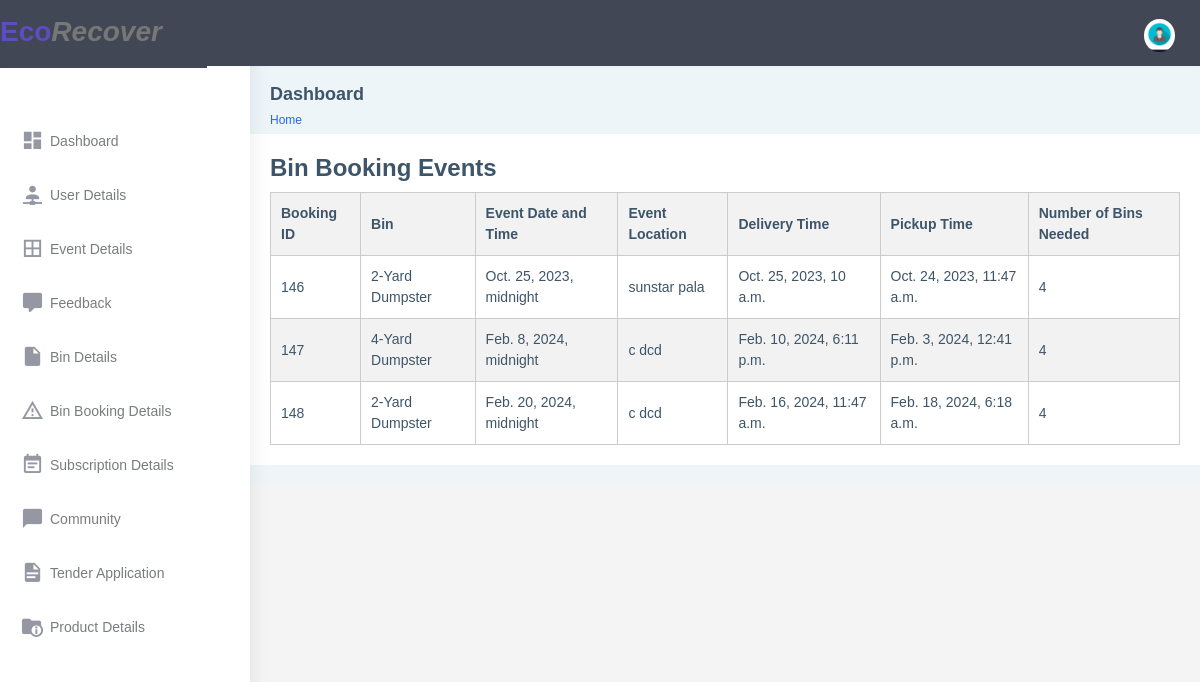
Screenshot of /bin-booking-events/ (signed in) with the database file from the repository.
### app32/models.py (models this page shows, shortened)
class BinBookingEvent(models.Model):
    booking_id = models.AutoField(primary_key=True)  # Primary key for the booking
    bin = models.ForeignKey(BinEvent, on_delete=models.CASCADE)  # ForeignKey to link to a Bin
    event_date_time = models.DateTimeField()
    event_location = models.CharField(max_length=255)
    delivery_time = models.DateTimeField()
    pickup_time = models.DateTimeField()
    number_of_bins_needed = models.PositiveIntegerField()  # New field for the number of bins needed

class BinEvent(models.Model):
    bin_id = models.CharField(max_length=20, primary_key=True)
    title = models.CharField(max_length=100)
    size = models.CharField(max_length=50)
    capacity = models.CharField(max_length=50)
    description = models.TextField()
    image = models.ImageField(upload_to='bin_images/', null=True, blank=True)
    number_of_bins = models.PositiveIntegerField(default=0)  # Add this field
    def __str__(self):
        return self.title

### app32/views.py (the view)
# urls.py: path('bin-booking-events/', views.display_bin_booking_events, name='display_bin_booking_events'),
@never_cache
@login_required(login_url='loginn')
def display_bin_booking_events(request):
    bin_booking_events = BinBookingEvent.objects.all()
    context = {'bin_booking_events': bin_booking_events}
    return render(request, 'admin/bin_booking_events.html', context)

### templates/admin/bin_booking_events.html (shortened to what this page needs)
 {% extends 'base.html' %}
 {% load static %}
 {% block content %}
<body>
    <h1>Bin Booking Events</h1>
    <table>
        <thead>
            <tr>
                <th>Booking ID</th>
                <th>Bin</th>
                <th>Event Date and Time</th>
                <th>Event Location</th>
                <th>Delivery Time</th>
                <th>Pickup Time</th>
                <th>Number of Bins Needed</th>
            </tr>
        </thead>
        <tbody>
            {% for event in bin_booking_events %}
            <tr>
                <td>{{ event.booking_id }}</td>
                <td>{{ event.bin }}</td>
                <td>{{ event.event_date_time }}</td>
                <td>{{ event.event_location }}</td>
                <td>{{ event.delivery_time }}</td>
                <td>{{ event.pickup_time }}</td>
                <td>{{ event.number_of_bins_needed }}</td>
            </tr>
            {% endfor %}
        </tbody>
    </table>
</body>
</html>
{% endblock content %}

### templates/base.html (style rules this page uses)
body { font-family: Arial, sans-serif; background-color: #f4f4f4; margin: 0; padding: 0; }
h1 { font-size: 24px; margin-bottom: 10px; }

### templates/admin/bin_booking_events.html (style rules this page uses)
table { width: 100%; border-collapse: collapse; }
table, th, td { border: 1px solid #ccc; }
th, td { padding: 10px; text-align: left; }
thead { background-color: #f2f2f2; }
tr:nth-child(even) { background-color: #f2f2f2; }

### rows the page displays
BinBookingEvent: booking_id "146", bin "2-Yard Dumpster", event_date_time "Oct. 25, 2023, midnight", event_location "sunstar pala", delivery_time "Oct. 25, 2023, 10 a.m.", pickup_time "Oct. 24, 2023, 11:47 a.m.", number_of_bins_needed "4"
BinBookingEvent: booking_id "147", bin "4-Yard Dumpster", event_date_time "Feb. 8, 2024, midnight", event_location "c dcd", delivery_time "Feb. 10, 2024, 6:11 p.m.", pickup_time "Feb. 3, 2024, 12:41 p.m.", number_of_bins_needed "4"
BinBookingEvent: booking_id "148", bin "2-Yard Dumpster", event_date_time "Feb. 20, 2024, midnight", event_location "c dcd", delivery_time "Feb. 16, 2024, 11:47 a.m.", pickup_time "Feb. 18, 2024, 6:18 a.m.", number_of_bins_needed "4"
